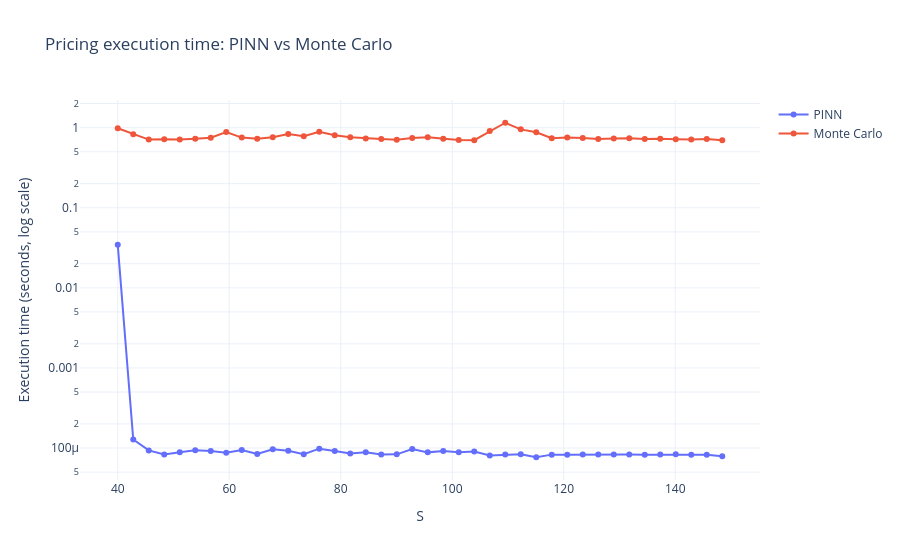
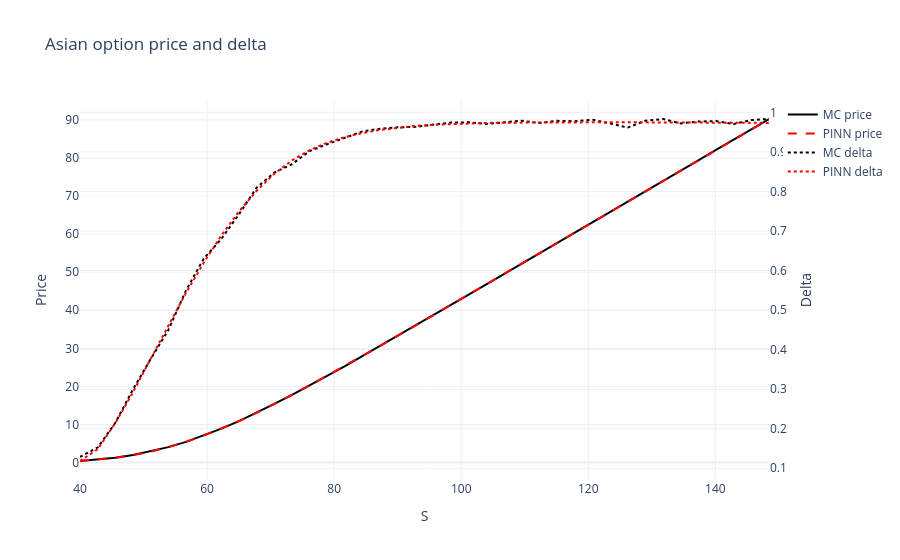
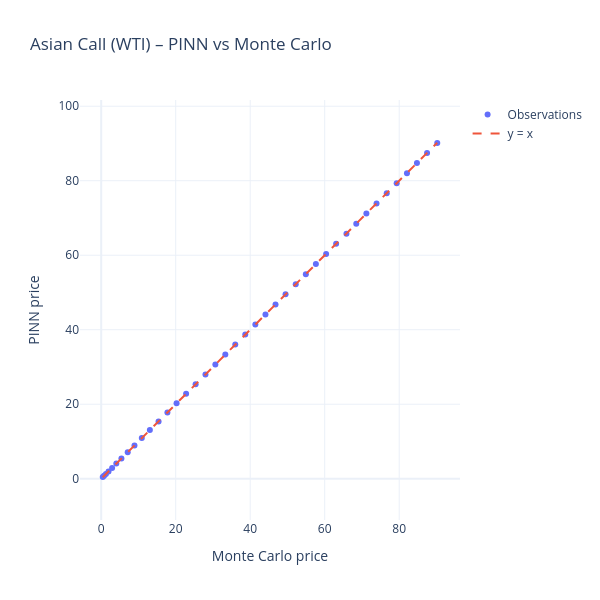

These figures' notebook cell, in order:
### Code cell
S_grid = np.linspace(40.0, S_max_real, 40)

results = run_full_evaluation(
    model=model,
    S_grid=S_grid,
    K_real=K_real,
    r=r_eval,
    sigma=sigma_eval,
    T=1.0,
    n_steps_mc=252,
    n_paths_mc=100_000,
)
